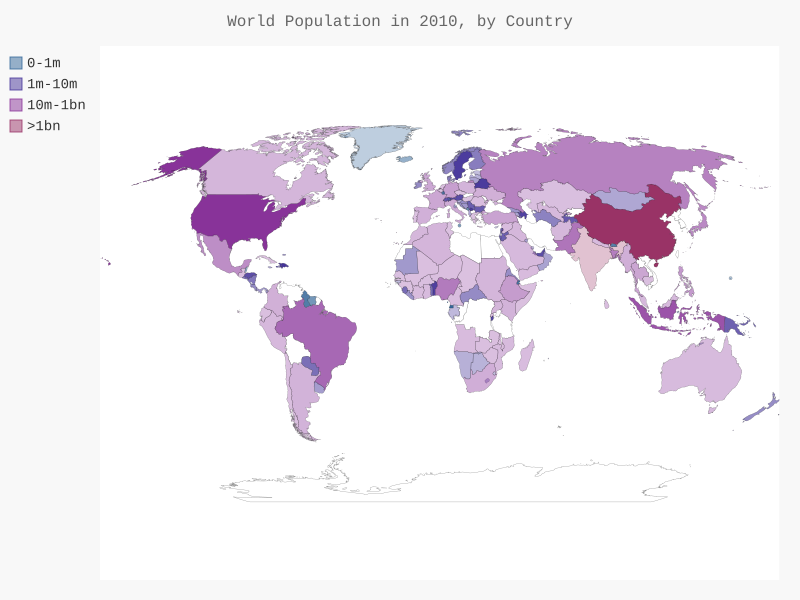

Write Python code to recreate this figure.
import json
import pygal
import pygal_maps_world.maps
from pygal.style import RotateStyle as RS, LightColorizedStyle as LCS
from CSVandJsonVisual.country_codes import get_country_code

# 把数据加载到列表中
filename = 'data_json.json'
with open(filename) as f:
    pop_data = json.load(f)
# 创建一个包含人口数量的字典：key-code value-population
cc_populations = {}
cnt = 0
for pop_dict in pop_data:
    if pop_dict['Year'] == 2010:
        country_name = pop_dict['Country Name']
        population = pop_dict['Value']
        code = get_country_code(country_name)
        if code:
            cc_populations[code] = population
        else:
            print("___" + country_name)
            cnt += 1
print(cnt)
# 根据人口数量分组
cc_pops_1, cc_pops_2, cc_pops_3, cc_pops_4 = {}, {}, {}, {}
for cc, pop in cc_populations.items():
    if pop < 10**6:
        cc_pops_1[cc] = pop
    elif pop < 10**7:
        cc_pops_2[cc] = pop
    elif pop < 10**9:
        cc_pops_3[cc] = pop
    else:
        cc_pops_4[cc] = pop

print(len(cc_pops_1), len(cc_pops_2), len(cc_pops_3), len(cc_pops_4))

# 创建实例并设置样式
# 参数为十六进制的RGB颜色，详细百度：hex color chooser(十六进制颜色选择器）
wm_style = RS('#336699', base_style=LCS)
wm = pygal_maps_world.maps.World(style=wm_style)


wm.title = 'World Population in 2010, by Country'
wm.add('0-1m', cc_pops_1)
wm.add('1m-10m', cc_pops_2)
wm.add('10m-1bn', cc_pops_3)
wm.add('>1bn', cc_pops_4)


wm.render_to_file('world_population.svg')
